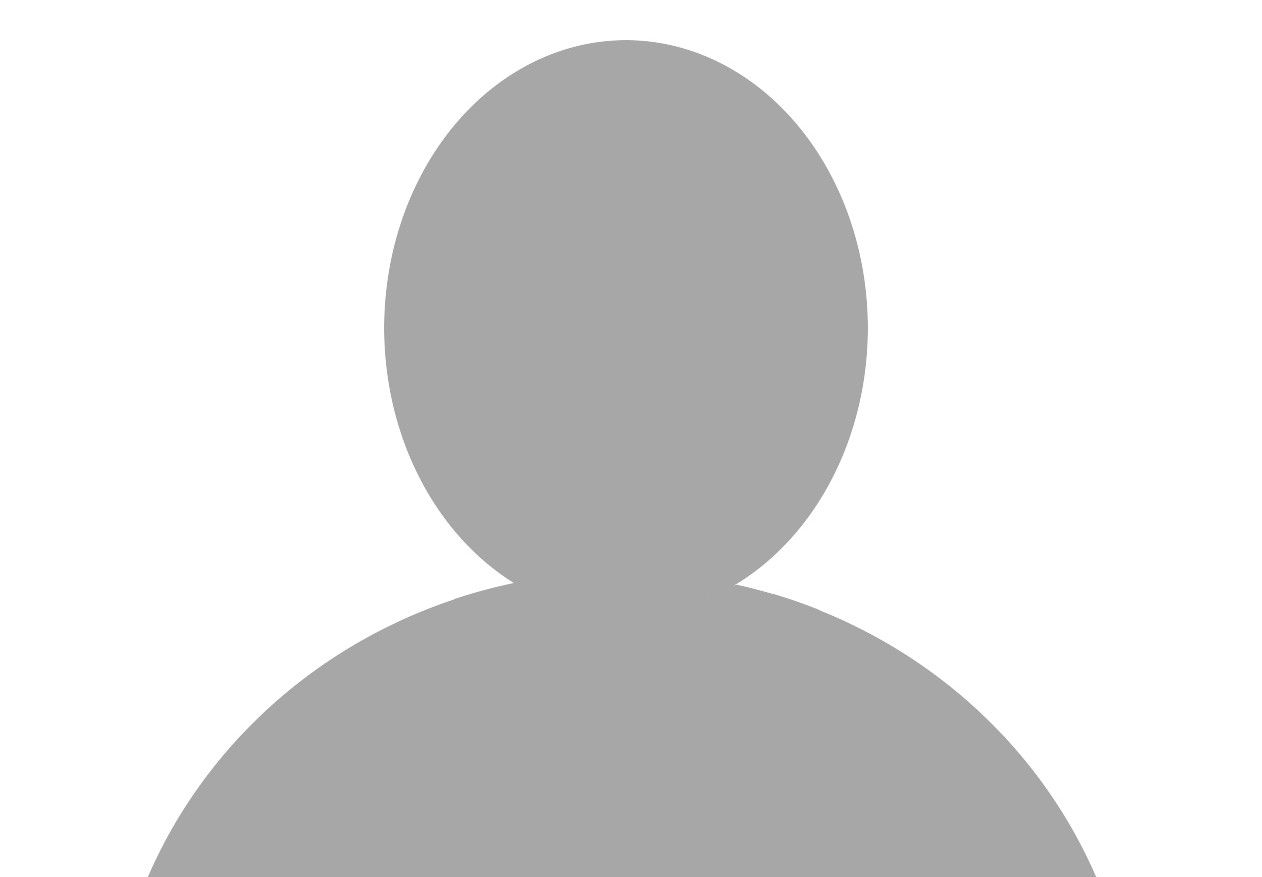
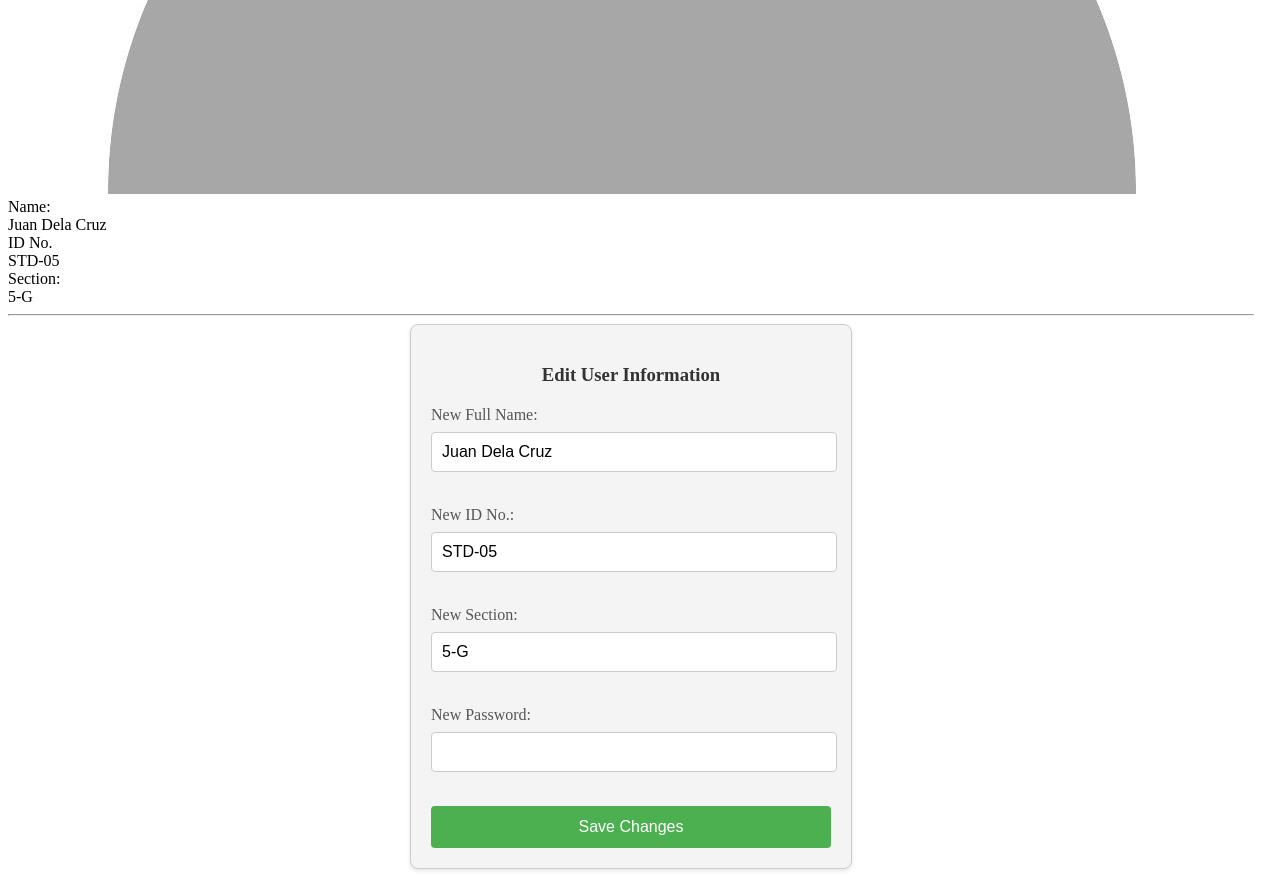
Page /admin/modal_content.php?userId=STD-05 on the committed database (2 pictures, top to bottom).
### tables this page shows
CREATE TABLE `users` (
  `id` int(6) UNSIGNED NOT NULL,
  `full_name` varchar(255) NOT NULL,
  `IDNo` varchar(50) NOT NULL,
  `section` varchar(15) NOT NULL,
  `role` enum('student','instructor','admin') NOT NULL,
  `password` varchar(255) NOT NULL,
  `imgPath` varchar(100) NOT NULL,
  `created_at` timestamp NOT NULL DEFAULT current_timestamp()
);

### admin/modal_content.php (the view, shortened to what this page needs)
<?php
$userData = [];
$imgPath = "../assets/images/default.jpg";
if (isset($_GET['userId'])) {
    $userId = $_GET['userId'];
    $servername = "localhost";
    $username = "root";
    $password = "";
    $database = "strv";
    $conn = new mysqli($servername, $username, $password, $database);
    $query = $conn->prepare("SELECT * FROM users WHERE IDNo = ?");
    $query->bind_param('s', $userId);
    $query->execute();
    $result = $query->get_result();
    $userData = $result->fetch_assoc();
} else {
    echo "Invalid request.";
    exit();
}
?>
<!DOCTYPE html>
<html lang="en">
<head>
</head>
<body>
    <div class='mainContainer'>
        <header>
            <div class='imgContainer'>
                <img src='<?php echo $imgPath; ?>' alt='student_image' class='mainIMG'>
            </div>
            <div class='infoContainer'>
                <div class='nameContainer'>
                    <div class='info'>Name:</div>
                    <?php echo htmlspecialchars($userData['full_name']); ?>
                </div>
                <div class='idContainer'>
                    <div class='info'>ID No.</div>
                    <?php echo htmlspecialchars($userData['IDNo']); ?>
                </div>
                <div class='sectionContainer'>
                    <div class='info'>Section:</div>
                    <?php echo htmlspecialchars($userData['section']); ?>
                </div>
            </div>
        </header>
        <hr>
        <div class='changeInfoContainer'>
            <h3>Edit User Information</h3>
            <form id='changeInfoForm' action='update_user.php' method='post'>
                <label for='newFullName'>New Full Name:</label>
                <input type='text' id='newFullName' name='newFullName' value='<?php echo htmlspecialchars($userData['full_name']); ?>'><br><br>
                <label for='newIdNo'>New ID No.:</label>
                <input type='text' id='newIdNo' name='newIdNo' value='<?php echo htmlspecialchars($userData['IDNo']); ?>'><br><br>
                <label for='newSection'>New Section:</label>
                <input type='text' id='newSection' name='newSection' value='<?php echo htmlspecialchars($userData['section']); ?>'><br><br>
                <label for='newPassword'>New Password:</label>
                <input type='password' id='newPassword' name='newPassword'><br><br>
                <button type='submit' id='saveChangesBtn'>Save Changes</button>
            </form>
        </div>
    </div>
</body>
</html>

### admin/modal_content.php (style rules this page uses)
.changeInfoContainer { max-width: 400px; margin: 0 auto; padding: 20px; border: 1px solid #ccc; border-radius: 8px; background-color: #f4f4f4; box-shadow: 0 2px 4px rgba(0, 0, 0, 0.1); }
.changeInfoContainer h3 { text-align: center; margin-bottom: 20px; color: #333; }
.changeInfoContainer label { display: block; margin-bottom: 8px; color: #555; }
.changeInfoContainer input[type="text"], .changeInfoContainer input[type="password"] { width: calc(100% - 16px); padding: 10px; border: 1px solid #ccc; border-radius: 4px; margin-bottom: 16px; font-size: 16px; }
.changeInfoContainer button { width: 100%; padding: 12px; background-color: #4CAF50; color: white; border: none; border-radius: 4px; cursor: pointer; font-size: 16px; transition: background-color 0.3s ease; }

### rows in the picture
users: full_name "Juan Dela Cruz", IDNo "STD-05", section "5-G", newFullName "Juan Dela Cruz", newIdNo "STD-05", newSection "5-G"
